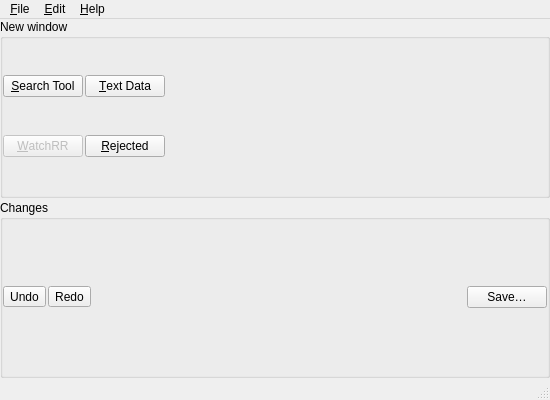
<?xml version="1.0" encoding="UTF-8"?>
<ui version="4.0">
 <class>AppWindow</class>
 <widget class="QMainWindow" name="AppWindow">
  <property name="geometry">
   <rect>
    <x>0</x>
    <y>0</y>
    <width>550</width>
    <height>400</height>
   </rect>
  </property>
  <property name="windowTitle">
   <string>hqc application</string>
  </property>
  <property name="windowIcon">
  <iconset>icons:hqc_logo.svg</iconset>
  </property>
  <widget class="QWidget" name="centralwidget">
   <layout class="QVBoxLayout" name="verticalLayout">
    <property name="spacing">
     <number>2</number>
    </property>
    <property name="margin">
     <number>0</number>
    </property>
    <item>
     <widget class="QGroupBox" name="groupNewWindow">
      <property name="title">
       <string>New window</string>
      </property>
      <layout class="QGridLayout" name="gridLayout">
       <property name="margin">
        <number>0</number>
       </property>
       <property name="spacing">
        <number>2</number>
       </property>
       <item row="0" column="0">
        <widget class="QPushButton" name="buttonSearchTool">
         <property name="text">
          <string>&amp;Search Tool</string>
         </property>
         <property name="icon">
         <iconset>icons:search_red.svg</iconset>
         </property>
        </widget>
       </item>
       <item row="0" column="1">
        <widget class="QPushButton" name="buttonTextData">
         <property name="text">
          <string>&amp;Text Data</string>
         </property>
         <property name="icon">
         <iconset>icons:textdata.svg</iconset>
         </property>
        </widget>
       </item>
       <item row="1" column="0">
        <widget class="QPushButton" name="buttonWatchRR">
         <property name="enabled">
          <bool>false</bool>
         </property>
         <property name="text">
          <string>&amp;WatchRR</string>
         </property>
        </widget>
       </item>
       <item row="1" column="1">
        <widget class="QPushButton" name="buttonRejected">
         <property name="text">
          <string>&amp;Rejected</string>
         </property>
         <property name="icon">
         <iconset>icons:rejectedobs.svg</iconset>
         </property>
        </widget>
       </item>
       <item row="0" column="2">
        <spacer name="horizontalSpacer_2">
         <property name="orientation">
          <enum>Qt::Horizontal</enum>
         </property>
         <property name="sizeHint" stdset="0">
          <size>
           <width>40</width>
           <height>20</height>
          </size>
         </property>
        </spacer>
       </item>
      </layout>
     </widget>
    </item>
    <item>
     <widget class="QGroupBox" name="groupChanges">
      <property name="title">
       <string>Changes</string>
      </property>
      <layout class="QGridLayout" name="gridChanges" rowstretch="0">
       <property name="margin">
        <number>0</number>
       </property>
       <property name="spacing">
        <number>2</number>
       </property>
       <item row="0" column="0">
        <widget class="QToolButton" name="buttonUndo">
         <property name="text">
          <string>Undo</string>
         </property>
         <property name="icon">
         <iconset>icons:undo.svg</iconset>
         </property>
         <property name="shortcut">
          <string>Ctrl+Z</string>
         </property>
        </widget>
       </item>
       <item row="0" column="1">
        <widget class="QToolButton" name="buttonRedo">
         <property name="text">
          <string>Redo</string>
         </property>
         <property name="icon">
         <iconset>icons:redo.svg</iconset>
         </property>
         <property name="shortcut">
          <string>Ctrl+Shift+Z</string>
         </property>
        </widget>
       </item>
       <item row="0" column="2">
        <spacer name="horizontalSpacer">
         <property name="orientation">
          <enum>Qt::Horizontal</enum>
         </property>
         <property name="sizeHint" stdset="0">
          <size>
           <width>118</width>
           <height>20</height>
          </size>
         </property>
        </spacer>
       </item>
       <item row="0" column="3">
        <widget class="QPushButton" name="buttonSave">
         <property name="text">
          <string>Save…</string>
         </property>
        </widget>
       </item>
      </layout>
     </widget>
    </item>
   </layout>
  </widget>
  <widget class="QMenuBar" name="menubar">
   <property name="geometry">
    <rect>
     <x>0</x>
     <y>0</y>
     <width>400</width>
     <height>23</height>
    </rect>
   </property>
   <widget class="QMenu" name="menuFile">
    <property name="title">
     <string>&amp;File</string>
    </property>
    <addaction name="actionOpenKro"/>
    <addaction name="separator"/>
    <addaction name="actionSave"/>
    <addaction name="actionQuit"/>
   </widget>
   <widget class="QMenu" name="menuHelp">
    <property name="title">
     <string>&amp;Help</string>
    </property>
    <addaction name="actionUserManual"/>
    <addaction name="actionNews"/>
    <addaction name="actionFlags"/>
    <addaction name="actionParameters"/>
    <addaction name="separator"/>
    <addaction name="actionAboutHqc"/>
    <addaction name="actionAboutQt"/>
   </widget>
   <widget class="QMenu" name="menuEdit">
    <property name="title">
     <string>&amp;Edit</string>
    </property>
    <addaction name="actionUndo"/>
    <addaction name="actionRedo"/>
    <addaction name="separator"/>
    <addaction name="actionSettings"/>
   </widget>
   <addaction name="menuFile"/>
   <addaction name="menuEdit"/>
   <addaction name="menuHelp"/>
  </widget>
  <widget class="QStatusBar" name="statusbar"/>
  <action name="actionQuit">
   <property name="text">
    <string>&amp;Quit</string>
   </property>
  </action>
  <action name="actionUserManual">
   <property name="text">
    <string>&amp;User manual…</string>
   </property>
  </action>
  <action name="actionFlags">
   <property name="text">
    <string>&amp;Flags…</string>
   </property>
  </action>
  <action name="actionNews">
   <property name="text">
    <string>&amp;News…</string>
   </property>
  </action>
  <action name="actionParameters">
   <property name="text">
    <string>&amp;Parameters…</string>
   </property>
  </action>
  <action name="actionAboutHqc">
   <property name="text">
    <string>&amp;About HQC</string>
   </property>
  </action>
  <action name="actionAboutQt">
   <property name="text">
    <string>About &amp;Qt</string>
   </property>
  </action>
  <action name="actionOpenKro">
   <property name="text">
    <string>Open Kro…</string>
   </property>
  </action>
  <action name="actionSettings">
   <property name="text">
    <string>&amp;Settings…</string>
   </property>
  </action>
  <action name="actionSave">
   <property name="text">
    <string>&amp;Save</string>
   </property>
  </action>
  <action name="actionUndo">
   <property name="icon">
   <iconset>icons:undo.svg</iconset>
   </property>
   <property name="text">
    <string>&amp;Undo</string>
   </property>
   <property name="shortcut">
    <string>Ctrl+Z</string>
   </property>
  </action>
  <action name="actionRedo">
   <property name="icon">
   <iconset>icons:redo.svg</iconset>
   </property>
   <property name="text">
    <string>&amp;Redo</string>
   </property>
   <property name="shortcut">
    <string>Ctrl+Shift+Z</string>
   </property>
  </action>
 </widget>
 <resources/>
 <connections>
  <connection>
   <sender>buttonSearchTool</sender>
   <signal>clicked()</signal>
   <receiver>AppWindow</receiver>
   <slot>onNewSearch()</slot>
   <hints>
    <hint type="sourcelabel">
     <x>18</x>
     <y>51</y>
    </hint>
    <hint type="destinationlabel">
     <x>23</x>
     <y>97</y>
    </hint>
   </hints>
  </connection>
  <connection>
   <sender>buttonWatchRR</sender>
   <signal>clicked()</signal>
   <receiver>AppWindow</receiver>
   <slot>onNewWatchRR()</slot>
   <hints>
    <hint type="sourcelabel">
     <x>14</x>
     <y>86</y>
    </hint>
    <hint type="destinationlabel">
     <x>7</x>
     <y>98</y>
    </hint>
   </hints>
  </connection>
  <connection>
   <sender>buttonRejected</sender>
   <signal>clicked()</signal>
   <receiver>AppWindow</receiver>
   <slot>onNewRejectedObs()</slot>
   <hints>
    <hint type="sourcelabel">
     <x>246</x>
     <y>84</y>
    </hint>
    <hint type="destinationlabel">
     <x>246</x>
     <y>98</y>
    </hint>
   </hints>
  </connection>
  <connection>
   <sender>buttonTextData</sender>
   <signal>clicked()</signal>
   <receiver>AppWindow</receiver>
   <slot>onNewTextdata()</slot>
   <hints>
    <hint type="sourcelabel">
     <x>190</x>
     <y>61</y>
    </hint>
    <hint type="destinationlabel">
     <x>193</x>
     <y>98</y>
    </hint>
   </hints>
  </connection>
  <connection>
   <sender>actionQuit</sender>
   <signal>triggered()</signal>
   <receiver>AppWindow</receiver>
   <slot>close()</slot>
   <hints>
    <hint type="sourcelabel">
     <x>-1</x>
     <y>-1</y>
    </hint>
    <hint type="destinationlabel">
     <x>131</x>
     <y>179</y>
    </hint>
   </hints>
  </connection>
  <connection>
   <sender>actionAboutHqc</sender>
   <signal>triggered()</signal>
   <receiver>AppWindow</receiver>
   <slot>onAboutHqc()</slot>
   <hints>
    <hint type="sourcelabel">
     <x>-1</x>
     <y>-1</y>
    </hint>
    <hint type="destinationlabel">
     <x>131</x>
     <y>179</y>
    </hint>
   </hints>
  </connection>
  <connection>
   <sender>actionAboutQt</sender>
   <signal>triggered()</signal>
   <receiver>AppWindow</receiver>
   <slot>onAboutQt()</slot>
   <hints>
    <hint type="sourcelabel">
     <x>-1</x>
     <y>-1</y>
    </hint>
    <hint type="destinationlabel">
     <x>131</x>
     <y>179</y>
    </hint>
   </hints>
  </connection>
  <connection>
   <sender>actionOpenKro</sender>
   <signal>triggered()</signal>
   <receiver>AppWindow</receiver>
   <slot>onStartKro()</slot>
   <hints>
    <hint type="sourcelabel">
     <x>-1</x>
     <y>-1</y>
    </hint>
    <hint type="destinationlabel">
     <x>131</x>
     <y>179</y>
    </hint>
   </hints>
  </connection>
  <connection>
   <sender>actionFlags</sender>
   <signal>triggered()</signal>
   <receiver>AppWindow</receiver>
   <slot>onHelpFlag()</slot>
   <hints>
    <hint type="sourcelabel">
     <x>-1</x>
     <y>-1</y>
    </hint>
    <hint type="destinationlabel">
     <x>131</x>
     <y>179</y>
    </hint>
   </hints>
  </connection>
  <connection>
   <sender>actionNews</sender>
   <signal>triggered()</signal>
   <receiver>AppWindow</receiver>
   <slot>onHelpNews()</slot>
   <hints>
    <hint type="sourcelabel">
     <x>-1</x>
     <y>-1</y>
    </hint>
    <hint type="destinationlabel">
     <x>131</x>
     <y>179</y>
    </hint>
   </hints>
  </connection>
  <connection>
   <sender>actionParameters</sender>
   <signal>triggered()</signal>
   <receiver>AppWindow</receiver>
   <slot>onHelpParam()</slot>
   <hints>
    <hint type="sourcelabel">
     <x>-1</x>
     <y>-1</y>
    </hint>
    <hint type="destinationlabel">
     <x>131</x>
     <y>179</y>
    </hint>
   </hints>
  </connection>
  <connection>
   <sender>actionRedo</sender>
   <signal>triggered()</signal>
   <receiver>AppWindow</receiver>
   <slot>onRedoChanges()</slot>
   <hints>
    <hint type="sourcelabel">
     <x>-1</x>
     <y>-1</y>
    </hint>
    <hint type="destinationlabel">
     <x>131</x>
     <y>179</y>
    </hint>
   </hints>
  </connection>
  <connection>
   <sender>actionUndo</sender>
   <signal>triggered()</signal>
   <receiver>AppWindow</receiver>
   <slot>onUndoChanges()</slot>
   <hints>
    <hint type="sourcelabel">
     <x>-1</x>
     <y>-1</y>
    </hint>
    <hint type="destinationlabel">
     <x>131</x>
     <y>179</y>
    </hint>
   </hints>
  </connection>
  <connection>
   <sender>actionSave</sender>
   <signal>triggered()</signal>
   <receiver>AppWindow</receiver>
   <slot>onSaveChanges()</slot>
   <hints>
    <hint type="sourcelabel">
     <x>-1</x>
     <y>-1</y>
    </hint>
    <hint type="destinationlabel">
     <x>131</x>
     <y>179</y>
    </hint>
   </hints>
  </connection>
  <connection>
   <sender>actionUserManual</sender>
   <signal>triggered()</signal>
   <receiver>AppWindow</receiver>
   <slot>onHelpUse()</slot>
   <hints>
    <hint type="sourcelabel">
     <x>-1</x>
     <y>-1</y>
    </hint>
    <hint type="destinationlabel">
     <x>131</x>
     <y>179</y>
    </hint>
   </hints>
  </connection>
 </connections>
 <slots>
  <slot>onNewSearch()</slot>
  <slot>onNewTextdata()</slot>
  <slot>onNewWatchRR()</slot>
  <slot>onNewRejectedObs()</slot>
  <slot>onSaveChanges()</slot>
  <slot>onUndoChanges()</slot>
  <slot>onRedoChanges()</slot>
  <slot>onHelpUse()</slot>
  <slot>onHelpNews()</slot>
  <slot>onHelpFlag()</slot>
  <slot>onHelpParam()</slot>
  <slot>onAboutHqc()</slot>
  <slot>onAboutQt()</slot>
  <slot>onStartKro()</slot>
 </slots>
</ui>
